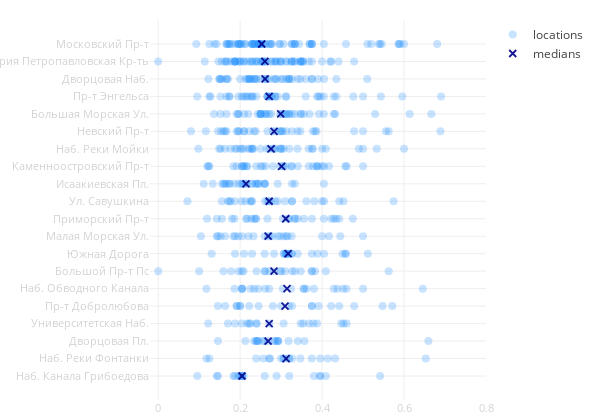

The notebook cell saved with this chart:
### Code cell
face_scatter(city_data)

### Figure 1 — Plotly figure (JSON) as saved in the notebook; plotly's stock layout.template omitted (floating-point values rounded to 4 significant figures; data arrays with more than 128 entries replaced by an {"elided": "..."} marker saying what was removed)
{"data": [{"hoverinfo": "text+x", "marker": {"color": "dodgerblue", "opacity": 0.25, "size": 8}, "mode": "markers", "name": "locations", "text": {"elided": "619 str values"}, "type": "scatter", "uid": "f8df25e6-58aa-11e9-9851-3c15c2cf2370", "x": {"elided": "619 float values"}, "y": {"elided": "619 str values"}}, {"marker": {"color": "darkblue", "line": {"color": "darkblue", "width": 1.8}, "opacity": 0.9, "size": 7, "symbol": "x-thin-open"}, "mode": "markers", "name": "medians", "type": "scatter", "uid": "f8df287a-58aa-11e9-805f-3c15c2cf2370", "x": [0.2527, 0.2604, 0.2609, 0.2708, 0.2989, 0.2829, 0.2754, 0.3011, 0.2142, 0.2708, 0.3113, 0.2683, 0.3171, 0.2826, 0.3143, 0.3096, 0.2708, 0.2683, 0.3122, 0.2045], "y": ["Московский Пр-т", "Территория Петропавловская Кр-ть", "Дворцовая Наб.", "Пр-т Энгельса", "Большая Морская Ул.", "Невский Пр-т", "Наб. Реки Мойки", "Каменноостровский Пр-т", "Исаакиевская Пл.", "Ул. Савушкина", "Приморский Пр-т", "Малая Морская Ул.", "Южная Дорога", "Большой Пр-т Пс", "Наб. Обводного Канала", "Пр-т Добролюбова", "Университетская Наб.", "Дворцовая Пл.", "Наб. Реки Фонтанки", "Наб. Канала Грибоедова"]}], "layout": {"height": 420, "hovermode": "closest", "margin": {"b": 20, "l": 150, "r": 30, "t": 20}, "showlegend": true, "width": 600, "xaxis": {"range": [-0.02, 0.8], "tickfont": {"color": "lightgrey", "size": 11}, "zeroline": false}, "yaxis": {"autorange": "reversed", "tickangle": 0, "tickfont": {"color": "lightgrey", "size": 11}, "zeroline": false}}}
